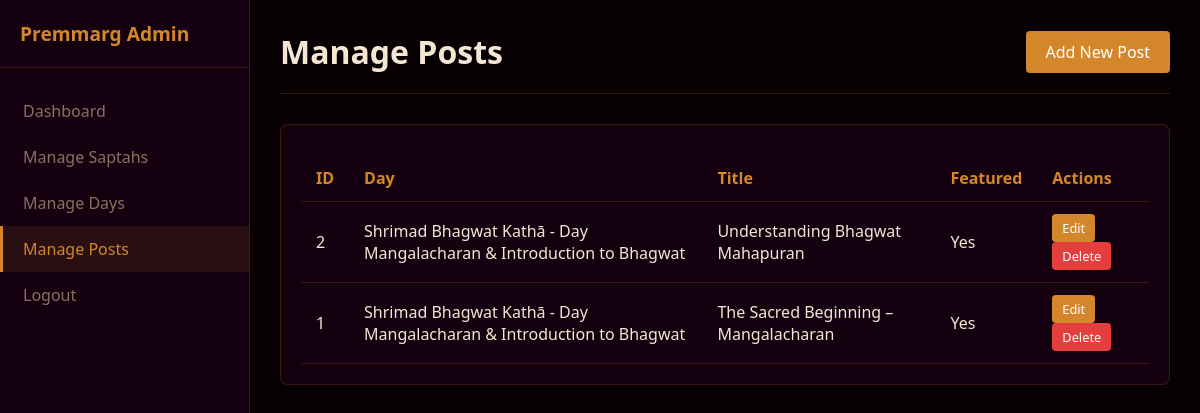
The page /admin/posts.php (signed in) on the database its author committed.
### tables this page shows
CREATE TABLE IF NOT EXISTS posts (
    id INT AUTO_INCREMENT PRIMARY KEY,
    day_id INT NOT NULL,
    title VARCHAR(255) NOT NULL,
    title_hi VARCHAR(255) DEFAULT NULL,
    slug VARCHAR(255) NOT NULL UNIQUE,
    content LONGTEXT DEFAULT NULL,
    content_hi LONGTEXT DEFAULT NULL,
    meta_description TEXT DEFAULT NULL,
    keywords TEXT DEFAULT NULL,
    featured TINYINT(1) DEFAULT 0,
    created_at TIMESTAMP DEFAULT CURRENT_TIMESTAMP,
    FOREIGN KEY (day_id) REFERENCES days(id) ON DELETE CASCADE
);

CREATE TABLE IF NOT EXISTS saptah (
    id INT AUTO_INCREMENT PRIMARY KEY,
    title VARCHAR(255) NOT NULL,
    title_hi VARCHAR(255) DEFAULT NULL,
    slug VARCHAR(255) NOT NULL UNIQUE,
    location VARCHAR(255) DEFAULT NULL,
    year INT DEFAULT NULL,
    description TEXT DEFAULT NULL,
    description_hi TEXT DEFAULT NULL,
    image_url VARCHAR(500) DEFAULT NULL,
    created_at TIMESTAMP DEFAULT CURRENT_TIMESTAMP
);

CREATE TABLE IF NOT EXISTS days (
    id INT AUTO_INCREMENT PRIMARY KEY,
    saptah_id INT NOT NULL,
    day_number INT NOT NULL,
    title VARCHAR(255) NOT NULL,
    title_hi VARCHAR(255) DEFAULT NULL,
    created_at TIMESTAMP DEFAULT CURRENT_TIMESTAMP,
    FOREIGN KEY (saptah_id) REFERENCES saptah(id) ON DELETE CASCADE,
    UNIQUE KEY unique_saptah_day (saptah_id, day_number)
);

### admin/posts.php (the view, shortened to what this page needs)
<?php
require_once 'header.php';
$action = $_GET['action'] ?? 'list';
?>
<div class="header">
    <h1>Manage Posts</h1>
    <?php if($action == 'list'): ?>
        <a href="?action=edit" class="btn">Add New Post</a>
    <?php else: ?>
        <a href="posts.php" class="btn btn-sm" style="background:#555">Back to List</a>
    <?php endif; ?>
</div>
<?php if ($action == 'list'): ?>
<div class="card">
    <table>
        <tr><th>ID</th><th>Day</th><th>Title</th><th>Featured</th><th>Actions</th></tr>
        <?php
        $stmt = $pdo->query('SELECT p.*, d.title as day_title, s.title as saptah_title
                             FROM posts p
                             JOIN days d ON p.day_id = d.id
                             JOIN saptah s ON d.saptah_id = s.id
                             ORDER BY p.id DESC');
        while ($row = $stmt->fetch()):
        ?>
        <tr>
            <td><?= $row['id'] ?></td>
            <td><?= htmlspecialchars($row['saptah_title'] . ' - Day ' . $row['day_title']) ?></td>
            <td><?= htmlspecialchars($row['title']) ?></td>
            <td><?= $row['featured'] ? 'Yes' : 'No' ?></td>
            <td>
                <a href="?action=edit&id=<?= $row['id'] ?>" class="btn btn-sm">Edit</a>
                <a href="?action=delete&id=<?= $row['id'] ?>" class="btn btn-sm btn-danger" onclick="return confirm('Delete this post?')">Delete</a>
            </td>
        </tr>
        <?php endwhile; ?>
    </table>
</div>
<?php endif; ?>
<?php require_once 'footer.php'; ?>

### admin/admin_style.css (style rules this page uses)
:root { --primary: #d4872a; --primary-dark: #a86218; --bg-dark: #060003; --bg-card: #150010; --text-main: #f5e6d3; --text-muted: #8a7060; --border: rgba(212,135,42,0.2); --error: #e53e3e; --success: #38a169; }
* { box-sizing: border-box; margin: 0; padding: 0; font-family: 'Segoe UI', Tahoma, Geneva, Verdana, sans-serif; }
body { background: var(--bg-dark); color: var(--text-main); }
a { color: var(--primary); text-decoration: none; }
.header { display: flex; justify-content: space-between; align-items: center; margin-bottom: 30px; padding-bottom: 20px; border-bottom: 1px solid var(--border); }
.card { background: var(--bg-card); border: 1px solid var(--border); border-radius: 8px; padding: 20px; margin-bottom: 20px; }
table { width: 100%; border-collapse: collapse; margin-top: 10px; }
th, td { padding: 12px 15px; text-align: left; border-bottom: 1px solid var(--border); }
th { color: var(--primary); font-weight: 600; }
.btn { display: inline-block; padding: 10px 20px; background: var(--primary); color: #fff; border: none; border-radius: 4px; cursor: pointer; text-align: center; }
.btn-sm { padding: 5px 10px; font-size: 0.8rem; }
.btn-danger { background: var(--error); }

### rows shown on the page
posts: id "2", saptah.title "Shrimad Bhagwat Kathā - Day Mangalacharan & Introduction to Bhagwat", title "Understanding Bhagwat Mahapuran", featured "Yes"
posts: id "1", saptah.title "Shrimad Bhagwat Kathā - Day Mangalacharan & Introduction to Bhagwat", title "The Sacred Beginning – Mangalacharan", featured "Yes"
